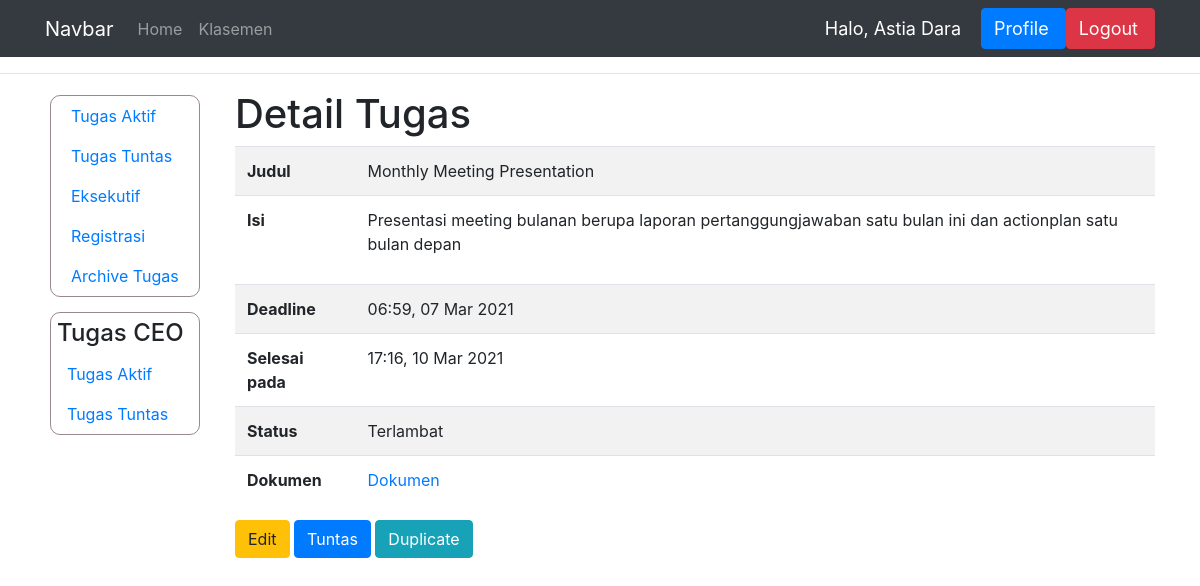
Page /mdetail_proyek/47 (signed in) on the earlier database version.
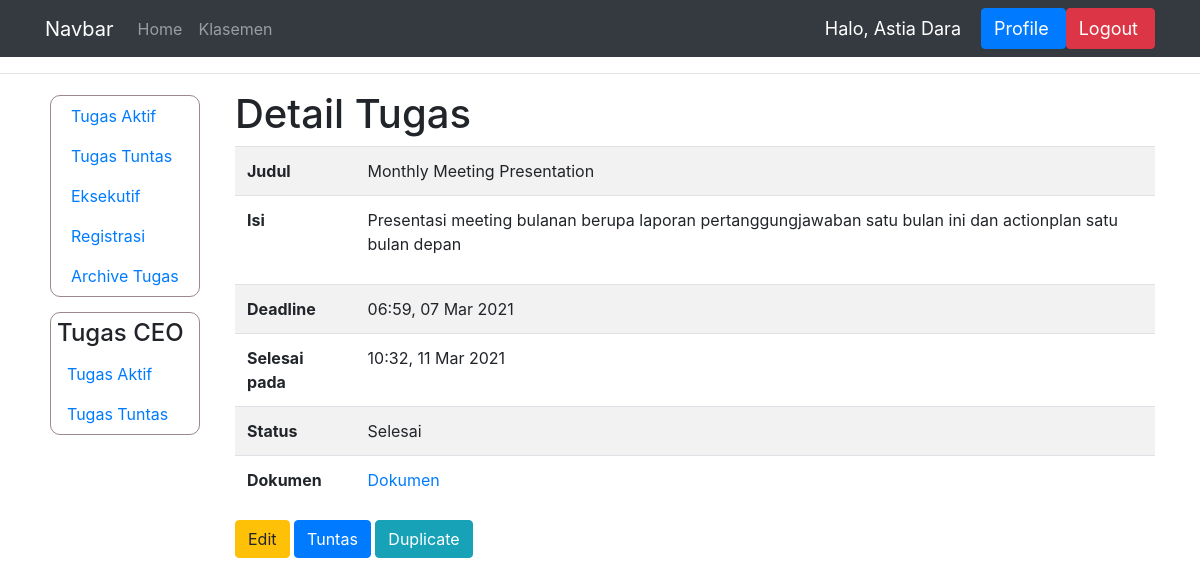
Same page on the later database version.
### dashboard/models.py (models this page shows, shortened)
class TugasProyek(models.Model):
    STATUS = (
        ('Tuntas', 'Tuntas'),
        ('Hold', 'Hold'),
        ('On Progress', 'On Progress'),
        ('Selesai', 'Selesai'),
        ('Deadline', 'Deadline'),
        ('Terlambat', 'Terlambat')
    )
    pemilik_tugas = models.ForeignKey(User, on_delete=models.CASCADE)
    judul = models.CharField(max_length=150)
    isi = models.CharField(max_length=1000)
    deadline = models.DateTimeField('Deadline')
    status = models.CharField(max_length=15, choices=STATUS)
    bukti = models.CharField(max_length=100, null=True)
    penilaian = models.IntegerField(null=True)
    bagian = models.CharField(max_length = 100, null=True)
    komentar = models.CharField(max_length=1000)
    selesai_pada = models.DateTimeField('Selesai pada', null=True)
    link_bukti = models.CharField(max_length=1000, null=True)
    archive = models.BooleanField(null=True, default=False)
    ketuntasan = models.BooleanField(null=True, default=False)

### dashboard/views.py (the view)
# urls.py: path('mdetail_proyek/<int:id_tugas>', views.mdetail_proyek, name='mdetail_proyek'),
@login_required(login_url='login')
def mdetail_proyek(request, id_tugas):
    nama = request.user.first_name
    t = TugasProyek.objects.get(pk=id_tugas)
    dokumennya = t.bukti
    if (t.status == 'Tuntas'):
        nottuntas = False
    else:
        nottuntas = True
    ceo = request.user.groups.filter(name='CEO').exists()
    context = {'nama' : nama,
                'tugas' : t,
                'dokumen' : dokumennya,
                'nottuntas' : nottuntas
                }
    if ceo:
        context['sidebar_ceo'] = True
    if not request.user.groups.filter(name='Eksekutif').exists() or request.user.last_name == 'Human Resource':
        context['data_kar'] = True
    if t.bukti == '#':
        context['belum'] = True
    if t.status == 'Tuntas':
        context['tuntas'] = True
    if not (t.link_bukti == '#') or (t.link_bukti == None):
        context['ada_link'] = True
    return render(request, 'manager/mdetail_proyek.html', context)

### templates/manager/mdetail_proyek.html (shortened to what this page needs)
{% extends 'main.html' %}
{% block content %}
  <hr>
  <div class="container">
      <div class="row">
        {% if sidebar_ceo %}
            {% include 'ceo/sidebar.html' %}
        {% else %}
            {% include 'manager/sidebar.html' %}
        {% endif %}
          <div class="col">
                <h1>Detail Tugas</h1>
                <table class="table table-striped">
                    <tbody>
                    <tr>
                        <th scope="row">Judul</th>
                        <td>{{tugas.judul}}</td>
                    </tr>
                    <tr>
                        <th scope="row">Isi</th>
                        <td>{{tugas.isi|linebreaks}}</td>
                    </tr>
                    <tr>
                        <th scope="row">Deadline</th>
                        <td>{{tugas.deadline|time:"H:i"}}, {{tugas.deadline|date:"d M Y"}}</td>
                    </tr>
                    <tr>
                        <th scope="row">Selesai pada</th>
                        <td>{{tugas.selesai_pada|time:"H:i"}}, {{tugas.selesai_pada|date:"d M Y"}}</td>
                    </tr>
                    <tr>
                        <th scope="row">Status</th>
                        <td>{{tugas.status}}</td>
                    </tr>
                    {% if belum %}
                    <tr>
                        <th scope="row">Dokumen</th>
                        <td>Tidak ada dokumen yang diupload</td>
                    </tr>
                    {% else %}
                    <tr>
                        <th scope="row">Dokumen</th>
                        <td><a href="{{tugas.bukti}}" target="_blank">Dokumen</a></td>
                    </tr>
                    {% endif %}
                    </tbody>
                </table>
                <a class="btn btn-warning" href="{% url 'edit_tugas_proyek' tugas.id %}" role="button">Edit</a>
                {% if nottuntas %}
                <span><a class="btn btn-primary" href="{% url 'tuntas' tugas.id %}" role="button">Tuntas</a></span>
                {% endif %}
                <span><a class="btn btn-info" href="{% url 'duplikasi_tugas_proyek' tugas.id %}" role="button">Duplicate</a></span>
          </div>
      </div>
  </div>
{% endblock %}

Differences in the rows shown:
changed TugasProyek "Monthly Meeting Presentation": selesai_pada "17:16" → "10:32"; selesai_pada "10 Mar 2021" → "11 Mar 2021"; status "Terlambat" → "Selesai"
